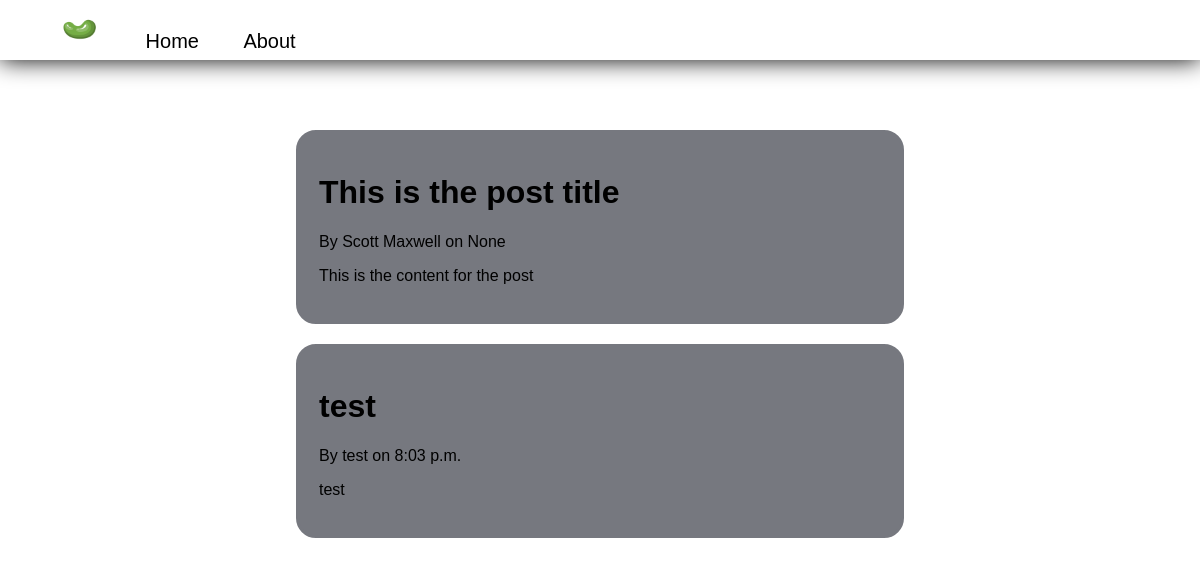
The app's page /, older data.
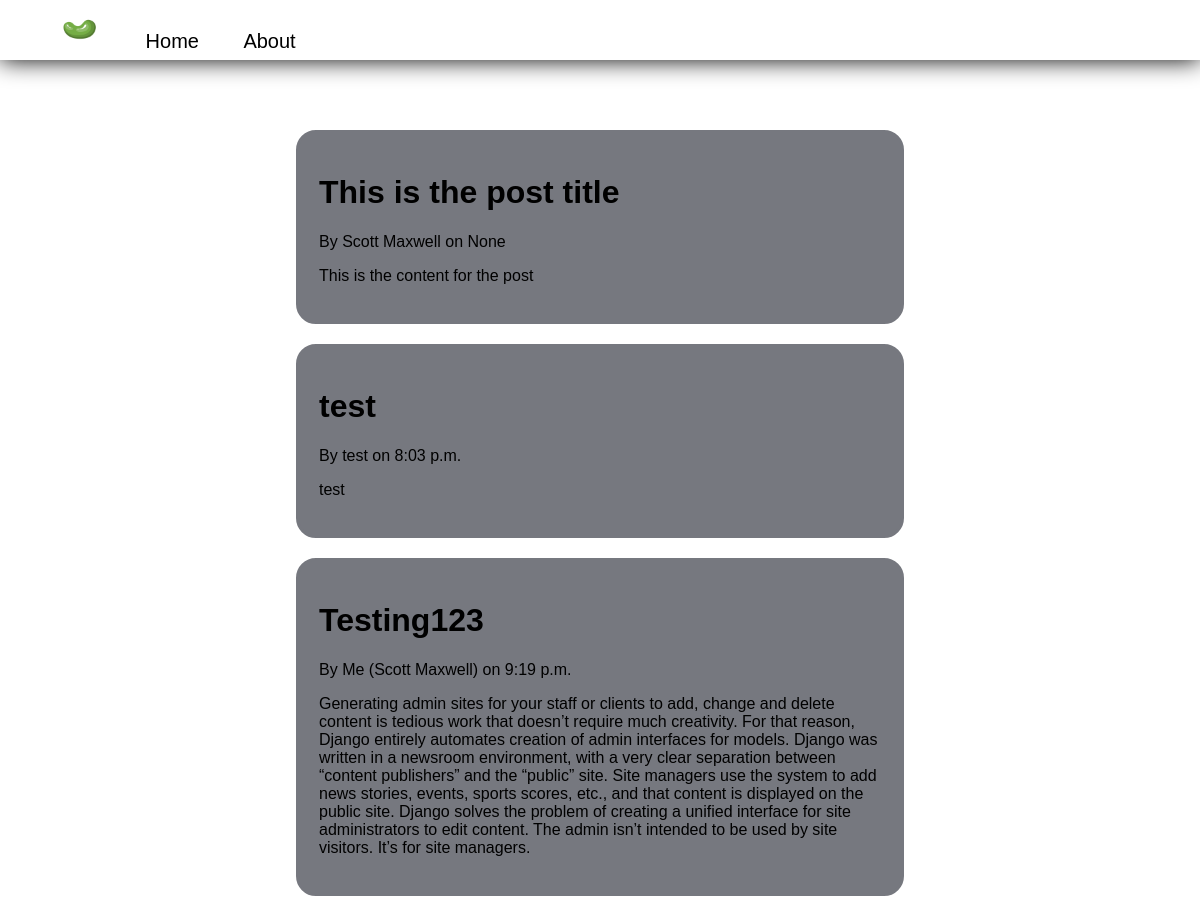
The same page, newer data.
### booleanbeanblog/models.py (models this page shows)
class Post(models.Model):
	title = models.TextField(blank=False)
	author = models.TextField(blank=False)
	content = models.TextField(blank=False)
	date_posted = models.TimeField(blank=False)

### booleanbeanblog/views.py (the view)
# urls.py: path('', views.home, name='bloghome'),
def home(request):
    context = {
        'posts': posts
    }
    return render(request, 'home.html', context)

### booleanbeanblog/templates/home.html
{% extends 'base.html' %}
{% block content %}
    {% for post in posts %}
        <div class='post'>
            <h1>{{ post.title }}</h1>
            <p>By {{post.author}} on {{ post.date_posted }}</p>
            <p>{{ post.content }}</p>
        </div>
    {% endfor %}
{% endblock %}

Row changes from the older to the newer data that the page shows:
added Post: title "Testing123", author "Me (Scott Maxwell)", date_posted "9:19 p.m.", content "Generating admin sites for your staff or clients to add, change and delete content is tedious work that doesn’t require much creativity. For that reason, Django entirely automates creation of admin interfaces for models. Django was written in a newsroom environment, with a very clear separation between “content publishers” and the “public” site. Site managers use the system to add news stories, events, sports scores, etc., and that content is displayed on the public site. Django solves the problem of creating a unified interface for site administrators to edit content. The admin isn’t intended to be used by site visitors. It’s for site managers."
